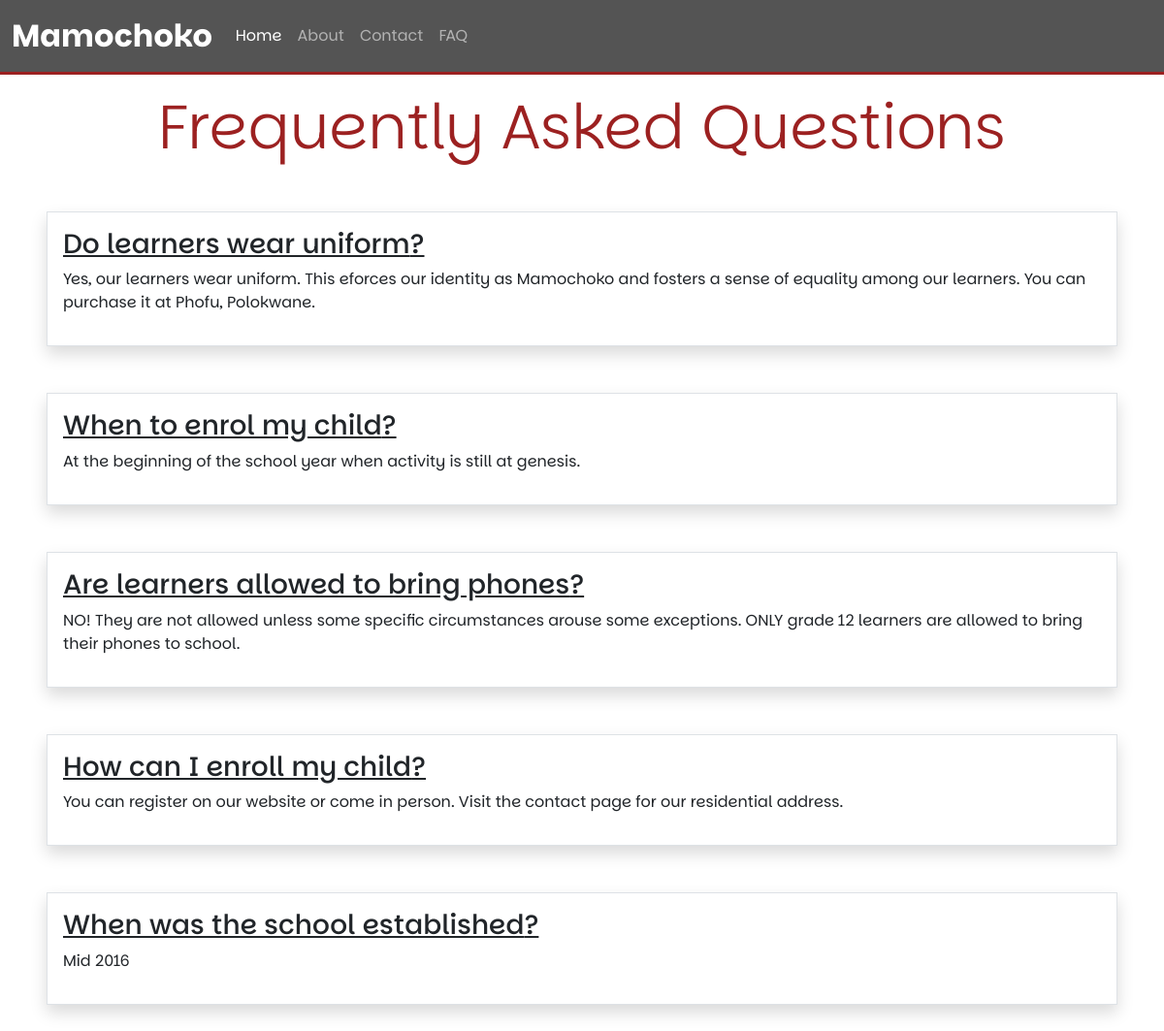
Page /faq on the committed database.
### base/models.py (models this page shows, shortened)
class FAQ(models.Model):
    question = models.CharField()
    answer = models.TextField()

### base/views.py (the view)
# urls.py: path('faq', views.faq, name='faq'),
def faq(r):
    faqs = FAQ.objects.all()
    return render(r, 'faq.html', {"faqs": faqs})

### templates/faq.html (shortened to what this page needs)
{% extends 'base.html' %}
{% block body %}
<center>
    <h1 class="display-3 m-3 color">Frequently Asked Questions</h1>
</center>
{% for faq in faqs %}
<div class="question m-5 p-3 container-border border shadow">
    <h3 class="mb-2 text-decoration-underline">{{faq.question}}?</h3>
    <p>{{faq.answer}}</p>
</div>
{% endfor %}
{% endblock %}

### static/css/base.css (style rules this page uses)
:root { --h-color: #9c2121; }
* { padding: 0; margin: 0; box-sizing: border-box; font-family: "parkinsbro"; }
.color { color: var(--h-color); }

### rows in the picture
FAQ: question "Do learners wear uniform", answer "Yes, our learners wear uniform. This eforces our identity as Mamochoko and fosters a sense of equality among our learners. You can purchase it at Phofu, Polokwane."
FAQ: question "When to enrol my child", answer "At the beginning of the school year when activity is still at genesis."
FAQ: question "Are learners allowed to bring phones", answer "NO! They are not allowed unless some specific circumstances arouse some exceptions. ONLY grade 12 learners are allowed to bring their phones to school."
FAQ: question "How can I enroll my child", answer "You can register on our website or come in person. Visit the contact page for our residential address."
FAQ: question "When was the school established", answer "Mid 2016"
